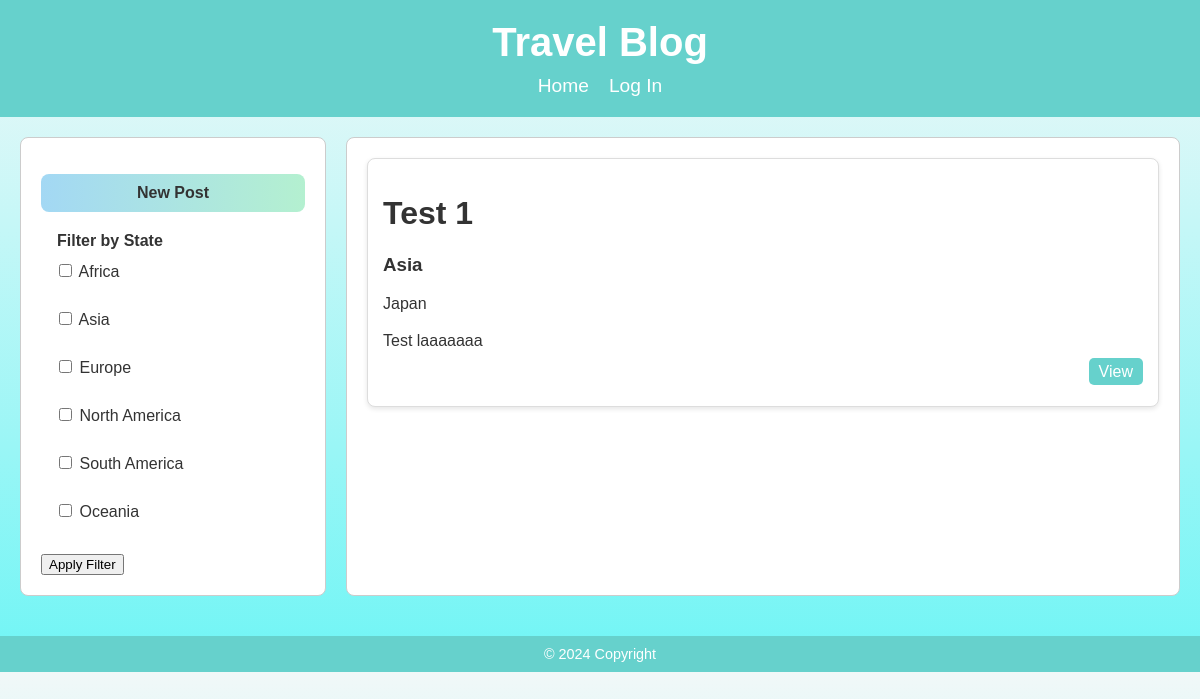
The app's page /pages/index.php, older data.
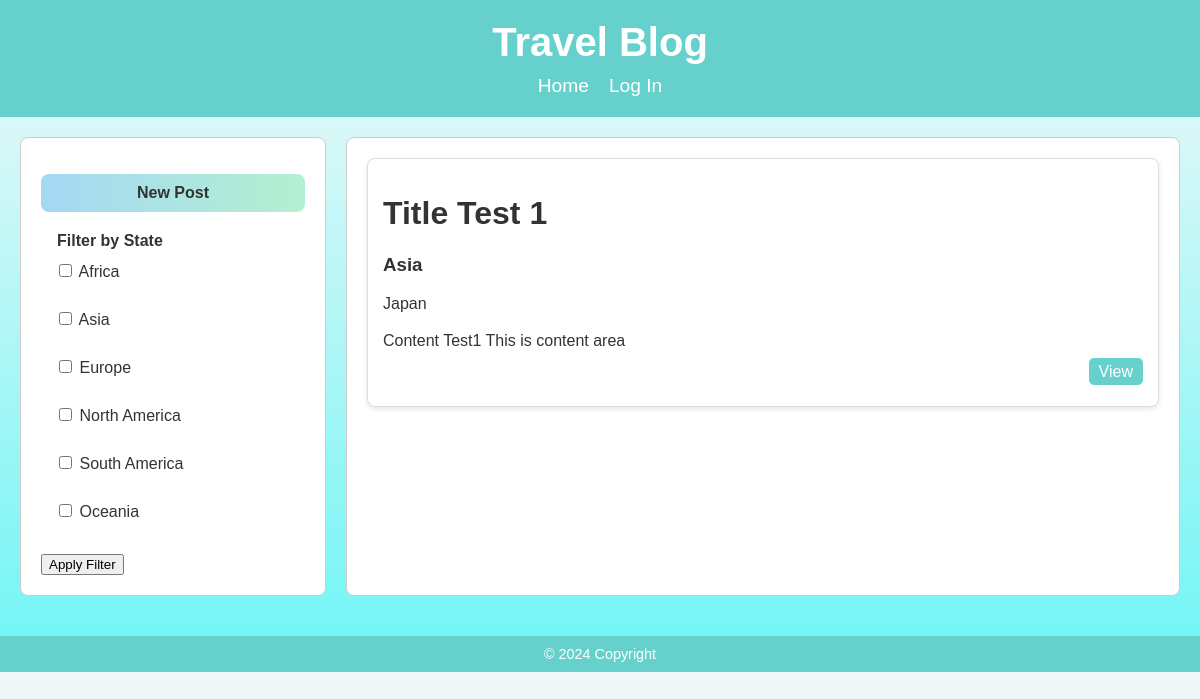
The same page, newer data.
### tables this page shows
CREATE TABLE IF NOT EXISTS `post` (
  `post_id` INT NOT NULL AUTO_INCREMENT,  
  `user_id` INT NOT NULL,                   
  `title` VARCHAR(255) NOT NULL,               
  `content` TEXT NOT NULL,                     
  `state` ENUM('Africa', 'Asia', 'Europe', 'North America', 'South America', 'Oceania') NOT NULL,
  `country` VARCHAR(50) NOT NULL,
  `image_path` VARCHAR(255) DEFAULT NULL,      
  `created_at` TIMESTAMP DEFAULT CURRENT_TIMESTAMP,  
  PRIMARY KEY (`post_id`),                    
  FOREIGN KEY (`user_id`) REFERENCES `account`(`id`) 
);

### pages/index.php (the view, shortened to what this page needs)
<!DOCTYPE html>
<html lang="en">
<head>
    <link rel="stylesheet" type="text/css" href="../css/style.css">
</head>
<body>
    <?php
    include 'headerTB.php';
    ?>
    <div class="big-container">
        <aside>
            <ul>
                <li><a href="createForm.php">New Post</a></li>
            </ul>
            <form method="GET" action="index.php">
                <fieldset>
                    <legend>Filter by State</legend>
                    <label><input type="checkbox" name="state[]" value="Africa"> Africa</label><br>
                    <label><input type="checkbox" name="state[]" value="Asia"> Asia</label><br>
                    <label><input type="checkbox" name="state[]" value="Europe"> Europe</label><br>
                    <label><input type="checkbox" name="state[]" value="North America"> North America</label><br>
                    <label><input type="checkbox" name="state[]" value="South America"> South America</label><br>
                    <label><input type="checkbox" name="state[]" value="Oceania"> Oceania</label><br>
                </fieldset>
                <button type="submit">Apply Filter</button>
            </form>
        </aside>
        <main class = indexPage>
            <div class="post-container">
            <?php
                $db = db_connect();
                $sql = "SELECT p.post_id, p.title, p.state, p.country, p.content, p.image_path, p.created_at, p.user_id, a.username ";
                $sql .= "FROM post p ";
                $sql .= "JOIN account a ON p.user_id = a.id ";
                $sql .= "ORDER BY p.created_at DESC";
                $result_set = mysqli_query($db, $sql);
                ?>
                <div class="blog">
                    <?php while ($post = mysqli_fetch_assoc($result_set)) { ?>
                        <div class="post">
                            <h1><?php echo htmlspecialchars($post['title']); ?></h1>
                            <h3><?php echo htmlspecialchars($post['state']); ?></h3>
                            <p><?php echo htmlspecialchars($post['country']); ?></p>
                            <div class="content-preview">
                                <?php echo nl2br(htmlspecialchars($post['content'])); ?>
                            </div>
                            <div class="main_link">
                                <ul>
                                    <li><a class="action" href="<?php echo "blog.php?id=" . $post['post_id']; ?>">View</a></li>
                                </ul>
                            </div>
                        </div>
                    <?php } ?>
                </div>
            </div>
        </main>
    </div>
    <?php include 'footerTB.php'; ?>
</body>
</html>

### pages/headerTB.php (shortened to what this page needs)
<!doctype html>
<html lang="en">
<head>
  <link rel="stylesheet" href="../css/style.css" />
</head>
<body>
  <header>
    <h1>Travel Blog</h1>
    <nav>
      <ul>
        <li><a href="index.php">Home</a></li>
        <?php if (isset($_SESSION['logged_in']) && $_SESSION['logged_in'] === true) { ?>
          <li>Welcome, <?php echo htmlspecialchars($_SESSION['username']); ?>!</li>
          <li><a href="logout.php">Log Out</a></li>
        <?php } else { ?>
          <li><a href="loginForm.php">Log In</a></li>
        <?php } ?>
      </ul>
    </nav>
  </header>
</body>
</html>

### pages/footerTB.php (shortened to what this page needs)
<!DOCTYPE html>
<html lang="en">
<head>
</head>
<body>
</html>
<footer>
  &copy; <?php echo date('Y'); ?> Copyright
</footer>
</body>
</html>

### css/style.css (style rules this page uses)
body { margin: 0; font-family: Arial, sans-serif; background: linear-gradient(to bottom, #f1f8f8, #6ef5f5); color: #333; }
header { background-color: #66d1cc; padding: 20px; text-align: center; color: white; }
header h1 { margin: 0; font-size: 2.5rem; }
nav ul { list-style-type: none; padding: 0; margin: 10px 0 0; display: flex; justify-content: center; gap: 20px; }
nav ul li { display: inline; }
nav ul li a { color: white; text-decoration: none; font-size: 1.2rem; }
.indexPage { flex: 3; background-color: #fff; padding: 20px; border-radius: 8px; border: 1px solid #ccc; }
footer { text-align: center; margin-top: 20px; padding: 10px; background-color: #66d1cc; color: white; font-size: 0.9rem; }
.big-container { display: flex; justify-content: center; padding: 20px; max-width: 1200px; margin: 0 auto; }
.content-preview { display: -webkit-box; -webkit-box-orient: vertical; overflow: hidden; text-overflow: ellipsis; -webkit-line-clamp: 3; line-height: 1.5; max-height: calc(1.5em * 3); font-size: 1em; margin-bottom: 10px; }
.main_link ul { display: flex; justify-content: flex-end; list-style: none; padding: 0; margin: 10px 0; }
.main_link ul li { margin-left: 10px; }
.main_link ul li a { text-decoration: none; color: white; background-color: #66d1cc; padding: 5px 10px; border-radius: 5px; }
aside { flex: 1; background-color: #ffffff; padding: 20px; border: 1px solid #ccc; border-radius: 8px; margin-right: 20px; }
aside ul { padding: 0; margin-bottom: 20px; list-style: none; }
aside ul li a { display: block; background: linear-gradient(to right, #a3d8f4, #b4f0d0); text-align: center; padding: 10px; border-radius: 8px; color: #333; font-weight: bold; text-decoration: none; margin-bottom: 15px; }
fieldset { border: none; margin-top: 10px; }
legend { font-weight: bold; }
label { display: block; margin: 5px 0; }
.blog { border: 1px solid #ddd; padding: 15px; background-color: white; border-radius: 8px; box-shadow: 0px 2px 5px rgba(0, 0, 0, 0.1); margin-bottom: 20px; }

Row changes from the older to the newer data that the page shows:
changed post "Asia": title "Test 1" → "Title Test 1"; content "Test laaaaaaa" → "Content Test1 This is content area"
